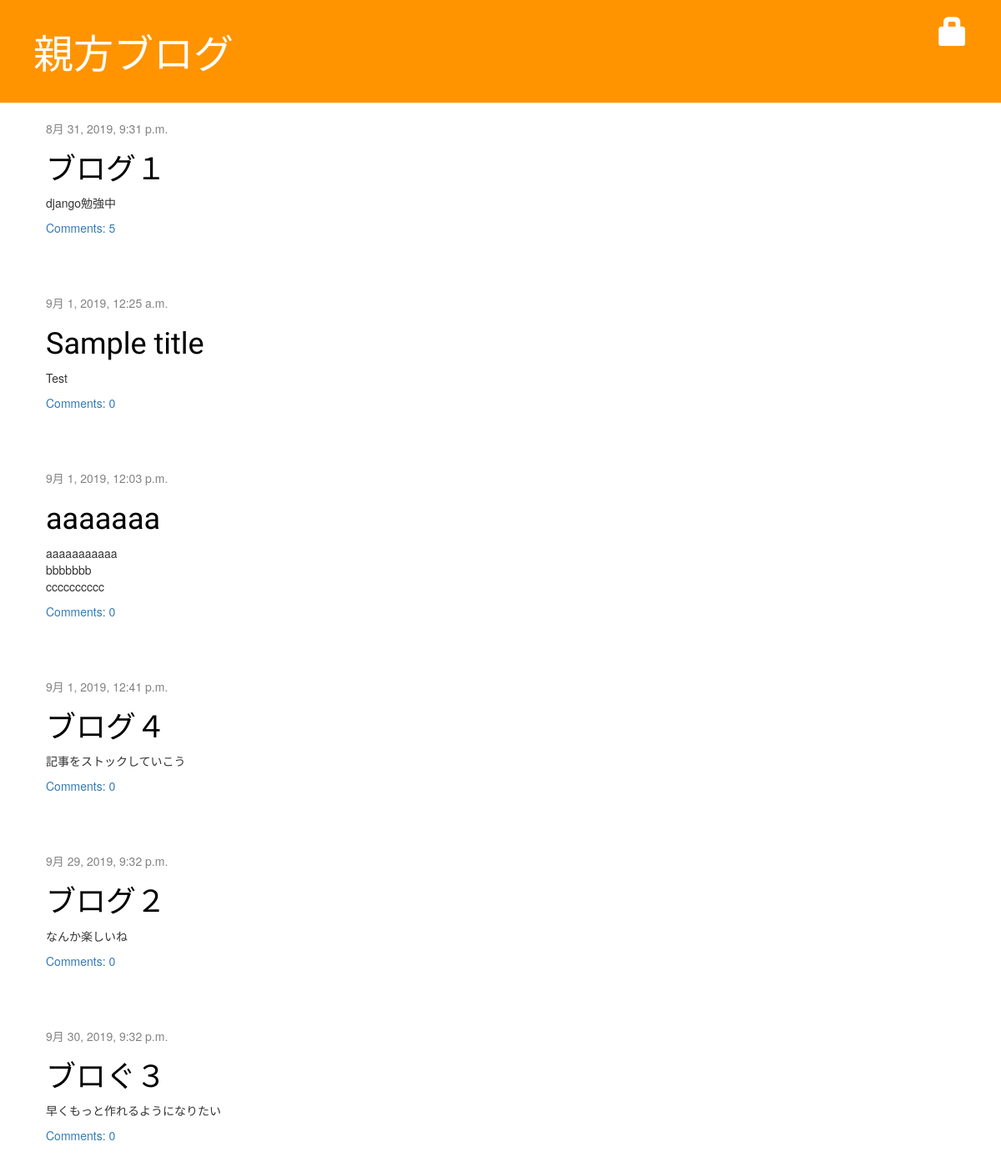
The page / on the database its author committed.
### blog/models.py (models this page shows, shortened)
class Post(models.Model):
    author = models.ForeignKey('auth.User', on_delete=models.CASCADE)
    title = models.CharField(max_length=200)
    text = models.TextField()
    created_date = models.DateTimeField(
            default=timezone.now)
    published_date = models.DateTimeField(
            blank=True, null=True)
    def approved_comments(self):
        return self.comments.filter(approved_comment=True)

### blog/views.py (the view)
# urls.py: path('', views.post_list, name='post_list'),
def post_list(request):
    posts=Post.objects.filter(published_date__lte=timezone.now()).order_by('published_date')
    return render(request, 'blog/post_list.html', {'posts': posts})

### blog/templates/blog/post_list.html
{% extends 'blog/base.html' %}
{% block content %}
    {% for post in posts %}
        <div class="post">
            <div class="date">
                {{ post.published_date }}
            </div>
            <h1><a href="{% url 'post_detail' pk=post.pk %}">{{ post.title }}</a></h1>
            <p>{{ post.text|linebreaksbr }}</p>
            <a href="{% url 'post_detail' pk=post.pk %}">Comments: {{ post.approved_comments.count }}</a>
        </div>
    {% endfor %}
{% endblock content %}

### blog/static/css/blog.css (style rules this page uses)
h1, h2, h3, h4 { font-family: 'Lobster', cursive; }
.date { color: #828282; }
.post { margin-bottom: 70px; }
.post h1 a, .post h1 a:visited { color: #000000; }

### rows shown on the page
Post: published_date "8月 31, 2019, 9:31 p.m.", title "ブログ１", text "django勉強中", approved_comments.count "5"
Post: published_date "9月 1, 2019, 12:25 a.m.", title "Sample title", text "Test", approved_comments.count "0"
Post: published_date "9月 1, 2019, 12:03 p.m.", title "aaaaaaa", text "aaaaaaaaaaa bbbbbbb cccccccccc", approved_comments.count "0"
Post: published_date "9月 1, 2019, 12:41 p.m.", title "ブログ４", text "記事をストックしていこう", approved_comments.count "0"
Post: published_date "9月 29, 2019, 9:32 p.m.", title "ブログ２", text "なんか楽しいね", approved_comments.count "0"
Post: published_date "9月 30, 2019, 9:32 p.m.", title "ブロぐ３", text "早くもっと作れるようになりたい", approved_comments.count "0"
